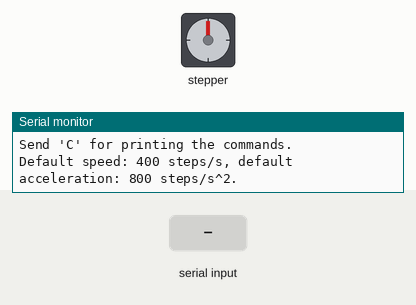
Recording of a sketch running on a simulated ESP32. On the bench: stepper motor, the last lines printed to the serial monitor. The inputs (shaded band) are chosen by the test bench. Stepper angles assume 200 steps per turn.

Above: at 1.2 s.
1.3 s: "P90\n" received over Serial
At 3.5 s:
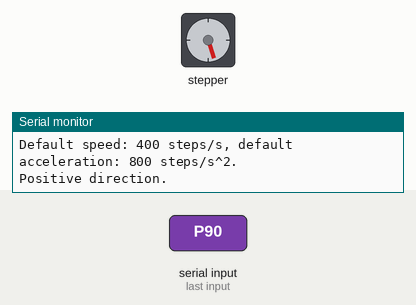
4.2 s: "H" received over Serial
At 4.56 s:
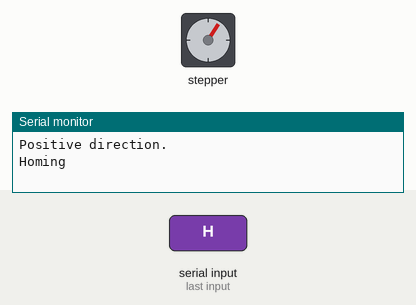
6.1 s: "N90\n" received over Serial
At 8.3 s:
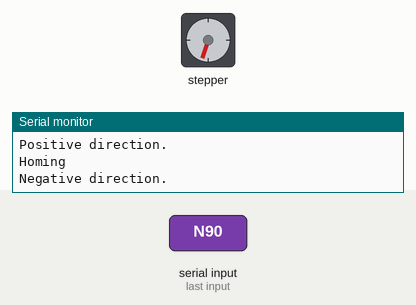
9.0 s: "R90\n" received over Serial
At 10.45 s:
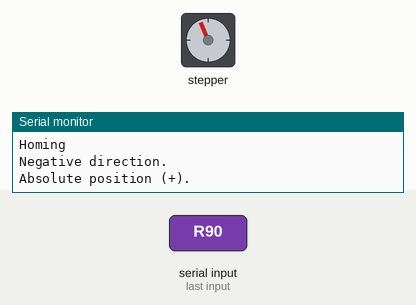
12.0 s: "r90\n" received over Serial
At 13.15 s:
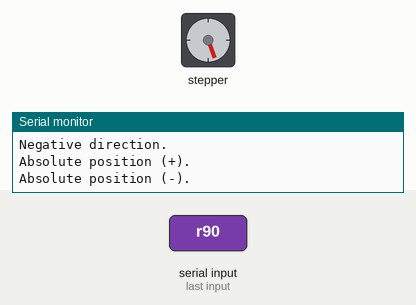
Timing chart, 0 to 15.2 s (numbered marks = the images above; inputs shaded):
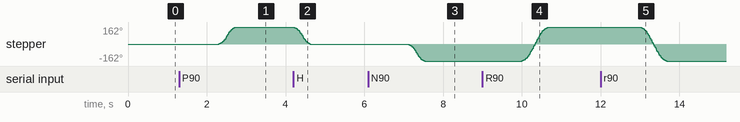

Measured:
- after the input at 1.3 s, stepper: turns 162° clockwise in 0.43 s, starting after 1.0 s
- after the input at 4.2 s, stepper: turns 162° counter-clockwise in 0.43 s, starting at once
- after the input at 6.1 s, stepper: turns 162° counter-clockwise in 0.43 s, starting after 1.0 s
- after the input at 9.0 s, stepper: turns 324° clockwise in 0.68 s, starting after 1.0 s
- after the input at 12.0 s, stepper: turns 324° counter-clockwise in 0.68 s, starting after 1.0 s

The sketch:

Tester.ino
```cpp
/* Pemotong Ikan
Pitch batang ulir = 2mm (1 revolution bakal mutar baut 2mm)
Nema17 (Single stack) steps/rev = 200 (https://pages.pbclinear.com/rs/909-BFY-775/images/Data-Sheet-Stepper-Motor-Support.pdf)
Config steps/rev = 1600
1600 steps = 1 revolution = 8 mm linear motion.
1 cm = 10 mm =>> 10/8 * 1600 = 16000/8 = 2000 steps are needed to move the nut by 1 cm.
*/

#include <AccelStepper.h>

const uint8_t PULSE_PIN = 27;
const uint8_t DIRECTION_PIN = 26;
const uint8_t ENABLE_PIN = 25;

//User-defined values
long receivedSteps = 0;         //Number of steps
long receivedSpeed = 0;         //Steps / second
long receivedAcceleration = 0;  //Steps / second^2
char receivedCommand;
//-------------------------------------------------------------------------------
int directionMultiplier = 1;                        // = 1: positive direction, = -1: negative direction
bool newData, runallowed = false;                   // booleans for new data from serial, and runallowed flag
AccelStepper stepper(1, PULSE_PIN, DIRECTION_PIN);  // direction Digital 9 (CCW), pulses Digital 8 (CLK)

void setup() {
  Serial.begin(115200);                                     //define baud rate
  Serial.println("Demonstration of AccelStepper Library");  //print a messages
  Serial.println("Send 'C' for printing the commands.");

  //setting up some default values for maximum speed and maximum acceleration
  Serial.println("Default speed: 400 steps/s, default acceleration: 800 steps/s^2.");
  stepper.setMaxSpeed(800);       //SPEED = Steps / second
  stepper.setAcceleration(1600);  //ACCELERATION = Steps /(second)^2
  // stepper.setEnablePin(ENABLE_PIN);

  stepper.disableOutputs();  //disable outputs
}

void loop() {
  //Constantly looping through these 2 functions.
  //We only use non-blocking commands, so something else (should also be non-blocking) can be done during the movement of the motor

  checkSerial();  //check serial port for new commands
  RunTheMotor();  //function to handle the motor
}


void RunTheMotor()  //function for the motor
{
  if (runallowed == true) {
    stepper.enableOutputs();  //enable pins
    stepper.run();            //step the motor (this will step the motor by 1 step at each loop)
  } else                      //program enters this part if the runallowed is FALSE, we do not do anything
  {
    stepper.disableOutputs();  //disable outputs
    return;
  }
}


void checkSerial()  //function for receiving the commands
{
  if (Serial.available() > 0)  //if something comes from the computer
  {
    receivedCommand = Serial.read();  // pass the value to the receivedCommad variable
    newData = true;                   //indicate that there is a new data by setting this bool to true

    if (newData == true)  //we only enter this long switch-case statement if there is a new command from the computer
    {
      switch (receivedCommand)  //we check what is the command
      {

        case 'P':  //P uses the move() function of the AccelStepper library, which means that it moves relatively to the current position.

          receivedSteps = Serial.parseFloat();    //value for the steps
          receivedSpeed = Serial.parseFloat();    //value for the speed
          directionMultiplier = 1;                //We define the direction
          Serial.println("Positive direction.");  //print the action
          RotateRelative();                       //Run the function

          //example: P2000 400 - 2000 steps (5 revolution with 400 step/rev microstepping) and 400 steps/s speed
          //In theory, this movement should take 5 seconds
          break;

        case 'N':  //N uses the move() function of the AccelStepper library, which means that it moves relatively to the current position.

          receivedSteps = Serial.parseFloat();    //value for the steps
          receivedSpeed = Serial.parseFloat();    //value for the speed
          directionMultiplier = -1;               //We define the direction
          Serial.println("Negative direction.");  //print action
          RotateRelative();                       //Run the function

          //example: N2000 400 - 2000 steps (5 revolution with 400 step/rev microstepping) and 500 steps/s speed; will rotate in the other direction
          //In theory, this movement should take 5 seconds
          break;

        case 'R':  //R uses the moveTo() function of the AccelStepper library, which means that it moves absolutely to the current position.

          receivedSteps = Serial.parseFloat();       //value for the steps
          receivedSpeed = Serial.parseFloat();       //value for the speed
          directionMultiplier = 1;                   //We define the direction
          Serial.println("Absolute position (+).");  //print the action
          RotateAbsolute();                          //Run the function

          //example: R800 400 - It moves to the position which is located at +800 steps away from 0.
          break;

        case 'r':  //r uses the moveTo() function of the AccelStepper library, which means that it moves absolutely to the current position.

          receivedSteps = Serial.parseFloat();       //value for the steps
          receivedSpeed = Serial.parseFloat();       //value for the speed
          directionMultiplier = -1;                  //We define the direction
          Serial.println("Absolute position (-).");  //print the action
          RotateAbsolute();                          //Run the function

          //example: r800 400 - It moves to the position which is located at -800 steps away from 0.
          break;

        case 'S':  // Stops the motor

          stepper.stop();              //stop motor
          stepper.disableOutputs();    //disable power
          Serial.println("Stopped.");  //print action
          runallowed = false;          //disable running
          break;

        case 'A':  // Updates acceleration

          runallowed = false;                             //we still keep running disabled, since we just update a variable
          stepper.disableOutputs();                       //disable power
          receivedAcceleration = Serial.parseFloat();     //receive the acceleration from serial
          stepper.setAcceleration(receivedAcceleration);  //update the value of the variable
          Serial.print("New acceleration value: ");       //confirm update by message
          Serial.println(receivedAcceleration);           //confirm update by message
          break;

        case 'L':  //L: Location

          runallowed = false;                               //we still keep running disabled
          stepper.disableOutputs();                         //disable power
          Serial.print("Current location of the motor: ");  //Print the message
          Serial.println(stepper.currentPosition());        //Printing the current position in steps.
          break;

        case 'H':  //H: Homing

          runallowed = true;
          Serial.println("Homing");  //Print the message
          GoHome();                  // Run the function
          break;

        case 'U':

          runallowed = false;                                    //we still keep running disabled
          stepper.disableOutputs();                              //disable power
          stepper.setCurrentPosition(0);                         //Reset current position. "new home"
          Serial.print("The current position is updated to: ");  //Print message
          Serial.println(stepper.currentPosition());             //Check position after reset.
          break;

        case 'C':

          PrintCommands();  //Print the commands for controlling the motor
          break;

        default:

          break;
      }
    }
    //after we went through the above tasks, newData is set to false again, so we are ready to receive new commands again.
    newData = false;
  }
}


void GoHome() {
  if (stepper.currentPosition() == 0) {
    Serial.println("We are at the home position.");
    stepper.disableOutputs();  //disable power
  } else {
    stepper.setMaxSpeed(400);  //set speed manually to 400. In this project 400 is 400 step/sec = 1 rev/sec.
    stepper.moveTo(0);         //set abolute distance to move
  }
}

void RotateRelative() {
  //We move X steps from the current position of the stepper motor in a given direction.
  //The direction is determined by the multiplier (+1 or -1)

  runallowed = true;                                  //allow running - this allows entering the RunTheMotor() function.
  stepper.setMaxSpeed(receivedSpeed);                 //set speed
  stepper.move(directionMultiplier * receivedSteps);  //set relative distance and direction
}


void RotateAbsolute() {
  //We move to an absolute position.
  //The AccelStepper library keeps track of the position.
  //The direction is determined by the multiplier (+1 or -1)
  //Why do we need negative numbers? - If you drive a threaded rod and the zero position is in the middle of the rod...

  runallowed = true;                                    //allow running - this allows entering the RunTheMotor() function.
  stepper.setMaxSpeed(receivedSpeed);                   //set speed
  stepper.moveTo(directionMultiplier * receivedSteps);  //set relative distance
}

void PrintCommands() {
  //Printing the commands
  Serial.println(" 'C' : Prints all the commands and their functions.");
  Serial.println(" 'P' : Rotates the motor in positive (CW) direction, relative.");
  Serial.println(" 'N' : Rotates the motor in negative (CCW) direction, relative.");
  Serial.println(" 'R' : Rotates the motor to an absolute positive position (+).");
  Serial.println(" 'r' : Rotates the motor to an absolute negative position (-).");
  Serial.println(" 'S' : Stops the motor immediately.");
  Serial.println(" 'A' : Sets an acceleration value.");
  Serial.println(" 'L' : Prints the current position/location of the motor.");
  Serial.println(" 'H' : Goes back to 0 position from the current position (homing).");
  Serial.println(" 'U' : Updates the position current position and makes it as the new 0 position. ");
}
```
